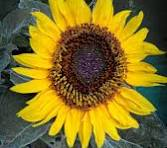
#> input picture phaseFive/download(2).png, 167 x 148 px, found by its file name
$ python canny.py
#> lines starting #> are read from the running program, lines starting #| are printed output that depends on the picture
import cv2

image = cv2.imread('phaseFive/download(2).png')
#> image is the input picture: shape (148, 167, 3); mean B, G, R 36.2, 113.8, 132

#convert into gray scal

grayScalImage = cv2.cvtColor(image,cv2.COLOR_BGR2GRAY)
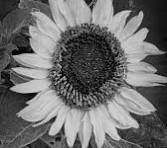
#> grayScalImage: shape (148, 167); min 1, max 225, mean 110.4

edge = cv2.Canny(grayScalImage,250,250)
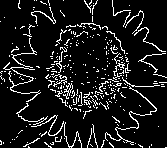
#> edge: shape (148, 167); 10.3% white in thin lines or dots

cv2.imshow('Edge',edge)
cv2.imshow('GrayScaleImage',grayScalImage)
cv2.imshow('Image',image)
cv2.waitKey(0)
cv2.destroyAllWindows()

$ run again, with phaseFive/noumi.png copied over phaseFive/download(2).png
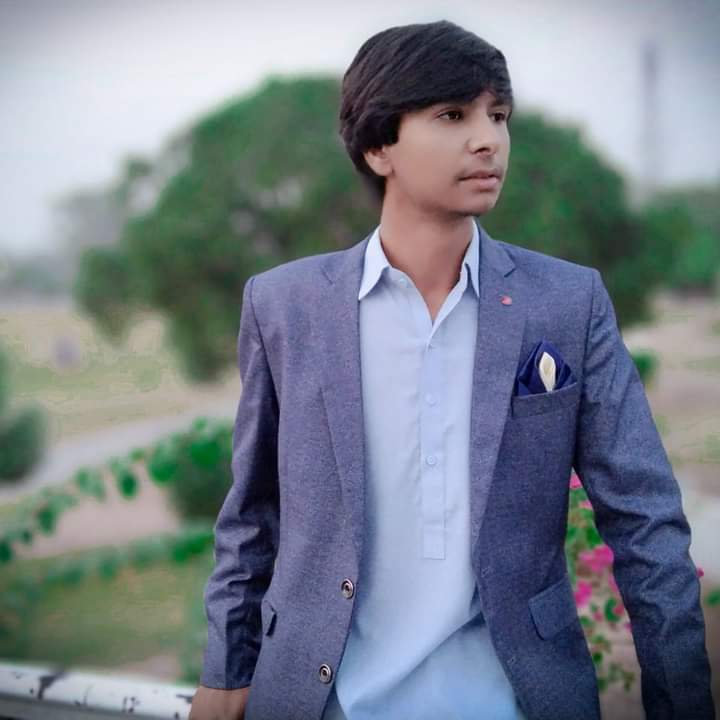
#> input picture phaseFive/noumi.png, 720 x 720 px, found by its file name
#> image is the input picture: shape (720, 720, 3); mean B, G, R 139.6, 129.4, 121.3
#> `grayScalImage = cv2.cvtColor(image,cv2.COLOR_BGR2GRAY)`:
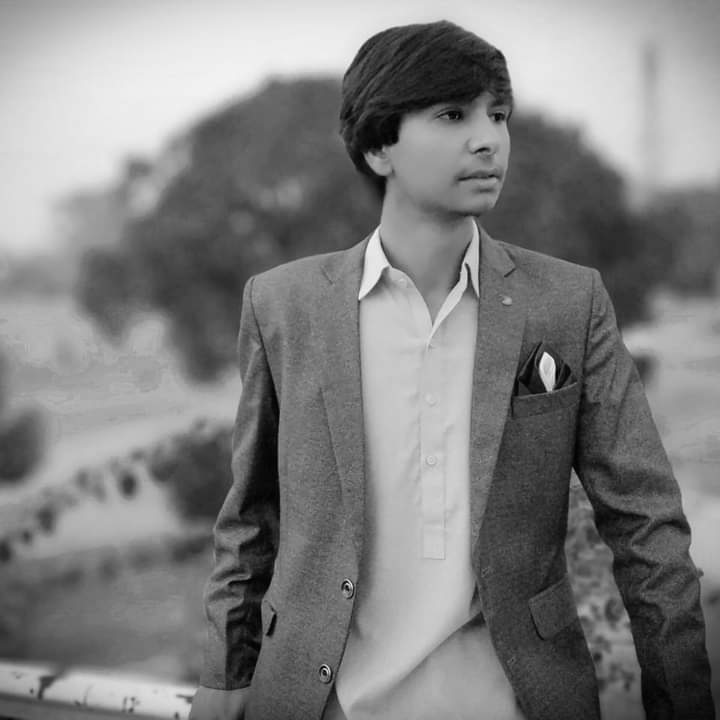
#> grayScalImage: shape (720, 720); min 0, max 252, mean 128.1
#> `edge = cv2.Canny(grayScalImage,250,250)`:
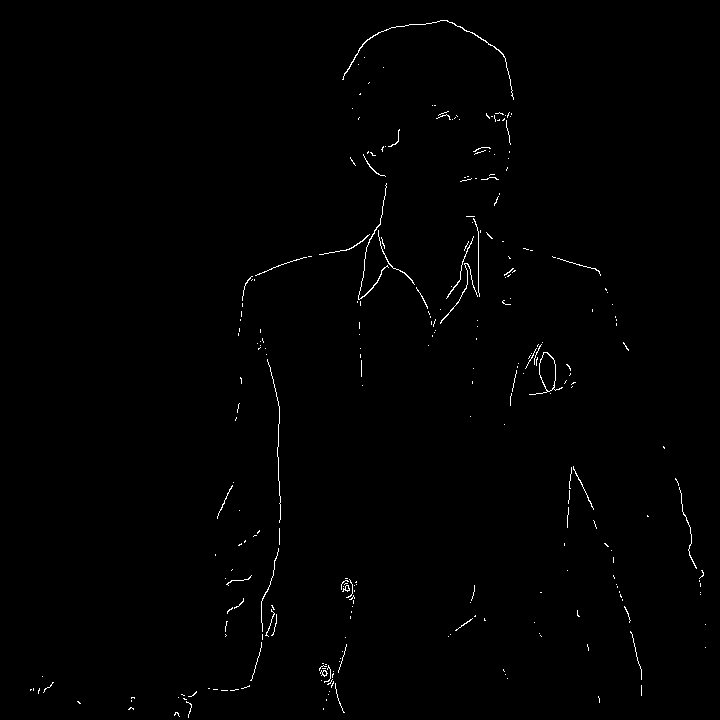
#> edge: shape (720, 720); 0.65% white in thin lines or dots
